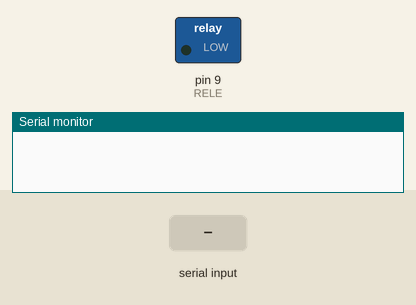
Recording of a sketch running on a simulated Arduino Uno, built with avr-gcc and run on an emulated ATmega328P. On the bench: switched loads named in the sketch (green lamp = pin HIGH), the last lines printed to the serial monitor. The inputs (shaded band) are chosen by the test bench.

Above: at 1.2 s.
1.3 s: "l" received over Serial
At 1.9 s:
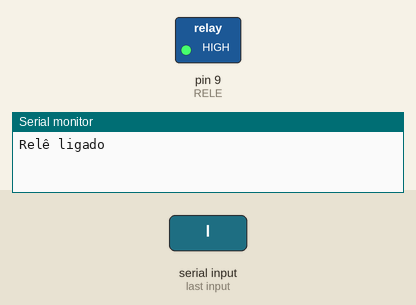
2.8 s: "d" received over Serial
At 3.1 s:
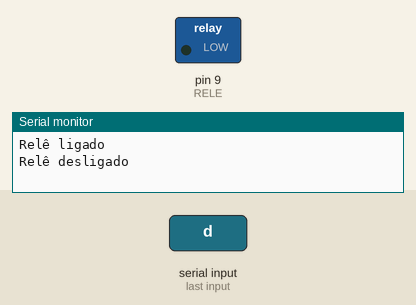
Timing chart, 0 to 5.8 s (numbered marks = the images above; inputs shaded):
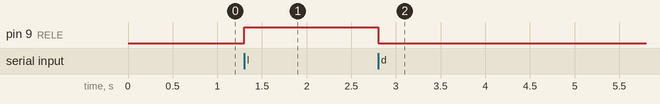

Measured:
- after the input at 1.3 s, pin 9 (RELE): LOW → HIGH at once
- after the input at 2.8 s, pin 9 (RELE): HIGH → LOW at once

The sketch:

aula1409.ino
```cpp
const int RELE = 9;

void setup() {
  pinMode(RELE, OUTPUT); //recebe sinal
  Serial.begin(9600); //é a velocidade que o bluetooth trabalha
}

void loop() {
  if (Serial.available()){ //se tiver um caracter disponivel para ler
    char c = Serial.read();
    if(c == 'l'){
      Serial.println("Relê ligado");
      digitalWrite(RELE,HIGH);
    }else if(c == 'd'){
      Serial.println("Relê desligado");
      digitalWrite(RELE,LOW);
    } else {
      Serial.println("Comando inválido");
    }
  }

}
```
